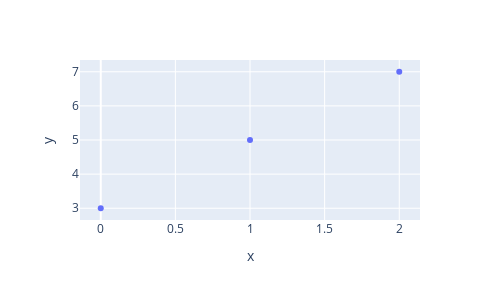

This figure's notebook cell:
### Code cell
import plotly.express as px
# fig = px.scatter(x=[0, 1, 2, 3, 4,5], y=df['data'])
fig = px.scatter(x=[0, 1, 2], y=df2['data'])
fig.update_layout(width=500,height=300)
fig.show()

### Figure 1 — Plotly figure (JSON) as saved in the notebook; plotly's stock layout.template omitted (floating-point values rounded to 4 significant figures)
{"data": [{"hovertemplate": "x=%{x}<br>y=%{y}<extra></extra>", "legendgroup": "", "marker": {"color": "#636efa", "symbol": "circle"}, "mode": "markers", "name": "", "orientation": "v", "showlegend": false, "type": "scatter", "x": [0, 1, 2], "xaxis": "x", "y": [3, 5, 7], "yaxis": "y"}], "layout": {"height": 300, "legend": {"tracegroupgap": 0}, "margin": {"t": 60}, "width": 500, "xaxis": {"anchor": "y", "domain": [0, 1], "title": {"text": "x"}}, "yaxis": {"anchor": "x", "domain": [0, 1], "title": {"text": "y"}}}}
